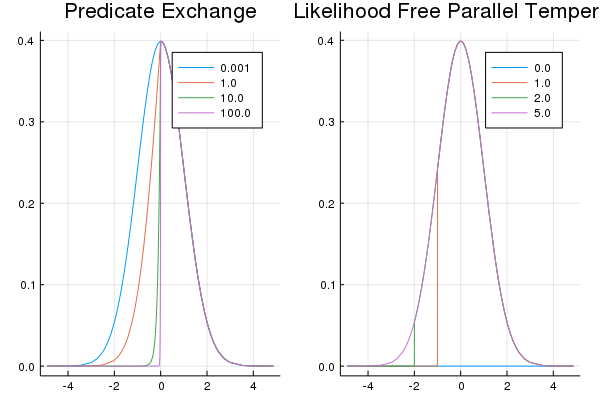

Write the Julia code that produced this figure.
# Predicate Exchange vs Likelihood-Free Parallel Tempering #

using PredicateExchange
using Plots
using Distributions: pdf, Normal

"Prior"
p(x) = pdf(Normal(0, 1), x)

"Approximate likelihood"
ℓ(x) = err(x >ₛ 0.0)

"Approximate posterior"
f(x) = p(x) * ℓ(x)

# Different Temperatures
alphas = [0.001, 1.0, 10.0, 100.0]

# Evaluate f(k) with a kernel
function fk(x; k)
  withkernel(k) do
    f(x)
  end
end

# Create an approximate posteriors at N different temperatures
fs = [x -> fk(x; k = r -> kse(r, α)) for α in alphas]

plot_pe = plot(fs, title = "Predicate Exchange", labels = alphas)

# Likelihood free Parallel Tempering ABC-PT #

"Kernel emulating ABC-PT"
kϵ(r, ϵ) = log(float((r) < ϵ)) # In logspace

epsilons  = [0.0, 1.0, 2.0, 5.0]

fs_abcpt = [x -> fk(x; k = r -> kϵ(r, ϵ)) for ϵ in epsilons]

plot_abcpt = plot(fs_abcpt, title = "Likelihood Free Parallel Tempering", labels = epsilons)

plot_both = plot(plot_pe, plot_abcpt)

savefig(plot_both, "abcpt.png")